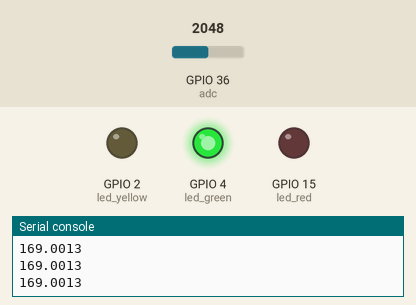
Simulated run of this program. Board: ESP32 board running MicroPython. Parts: output pins drawn as LEDs (lit = HIGH), the last lines printed to the serial console. Inputs (shaded band) come from the test bench; at power-on: GPIO 36 (adc) = 2048 (analog values on the 0–4095 scale).

Above: at 1.2 s.
1.3 s: GPIO 36 (adc) set to 335
2.8 s: GPIO 36 (adc) set to 291
At 4.2 s:
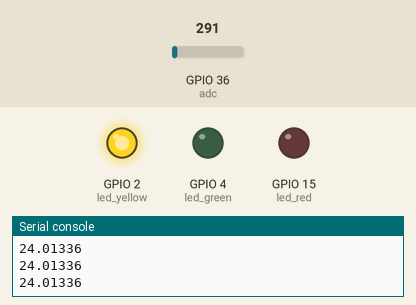
4.5 s: GPIO 36 (adc) set to 0
At 5.7 s:
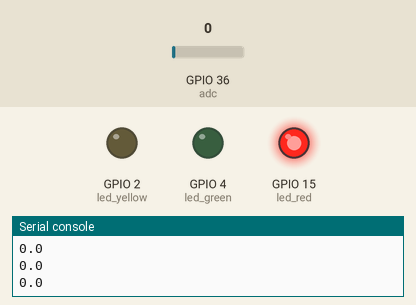
6.3 s: GPIO 36 (adc) set to 491
At 7.2 s:
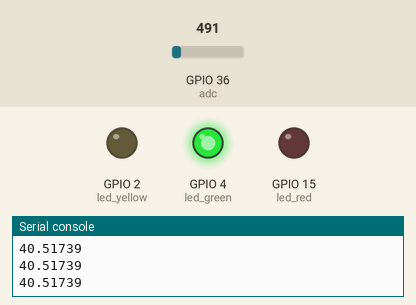
Timing chart, 0 to 9.1 s (numbered marks = the images above; inputs shaded):
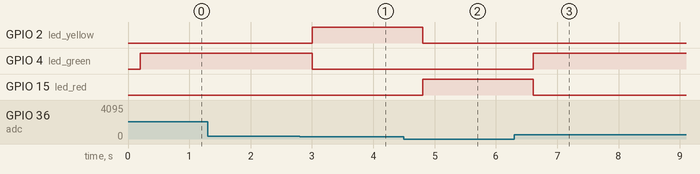

Measured:
- the behaviour switches between 303 and 302 on GPIO 36 (adc) (found by bisection; images 0 and 1)
- after the input at 2.8 s, GPIO 2 (led_yellow): LOW → HIGH after 0.20 s; GPIO 4 (led_green): HIGH → LOW after 0.20 s
- after the input at 4.5 s, GPIO 2 (led_yellow): HIGH → LOW after 0.31 s; GPIO 15 (led_red): LOW → HIGH after 0.31 s
- after the input at 6.3 s, GPIO 4 (led_green): LOW → HIGH after 0.31 s; GPIO 15 (led_red): HIGH → LOW after 0.31 s

The program:

Project_27.2_Temperature_Measurement.py
```python
from machine import ADC, Pin
import time

# Turn on and configure the ADC with the range of 0-3.3V
adc=ADC(Pin(36))
adc.atten(ADC.ATTN_11DB)
adc.width(ADC.WIDTH_12BIT)
conversion_factor = 3.3 / (4095)

# create red led object from Pin 15, Set Pin 15 to output
led_red = Pin(15, Pin.OUT)
# create yellow led object from Pin 2, Set Pin 2 to output
led_yellow = Pin(2, Pin.OUT)
# create green led object from Pin 4, Set Pin 4 to output
led_green = Pin(4, Pin.OUT)

while True:
    adcVal=adc.read()
    reading = adcVal * conversion_factor
    temperature = reading * 102.4
    print(temperature)
    time.sleep(0.2)
    if temperature <20:
        led_red.value(1)  # Set red led turn on
        led_yellow.value(0) # Set yellow led turn off
        led_green.value(0)  # Set green led turn off
    elif temperature >=20 and temperature <25:
        led_red.value(0)  # Set red led turn off
        led_yellow.value(1) # Set yellow led turn on
        led_green.value(0)  # Set green led turn off
    else:
        led_red.value(0)  # Set red led turn off
        led_yellow.value(0) # Set yellow led turn off
        led_green.value(1)  # Set green led turn on
```
